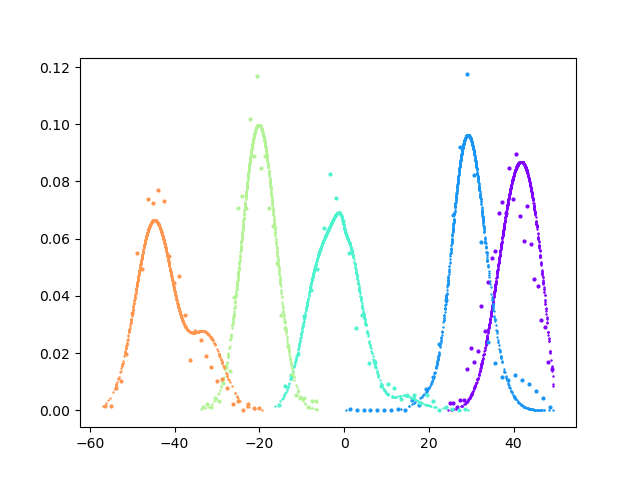

This figure's Python source:
from __future__ import print_function
import pandas as pd
import numpy as np
import random
import math
import pickle
from numpy.polynomial.hermite import hermgauss
#import tensorflow as tf
import tensorflow.compat.v1 as tf
tf.disable_v2_behavior()
from femodel_tf_optimizer import femodel_tf_optimizer
import os, sys
import argparse


class femodel(femodel_tf_optimizer):
    """
    Class to optimize analytic binding free energy model with Tensorflow
    """
    kBT = 1.986e-3*300.0
    epsim = tf.constant(1.e-8, dtype=tf.float64)
    
    """    
    Rational soft-core function.

    Special case: when $u_c = 0$, 
    $$
    u_{\rm sc,0}(u)=
    \begin{cases}
    u                                                         & u \le 0 \\
    u_{\rm max} f_{\rm sc}(y)                                 & u  >  0
    \end{cases}
    $$
    with
    $$
    y = \frac{u}{u_{\rm max}}
    $$
    $$
    f_{\rm sc}(y) = \frac{z(y)^{a}-1}{z(y)^{a}+1} \, ,
    $$
    and
    $$
    z(y)=1+2 y/a + 2 (y/a)^2
    $$
    
    Inverse: $u = u_{\rm sc,0}$ for $u \le 0$. For $u > 0$:
    $$
    f_{\rm sc} = u_{\rm sc,0}/{u_{\rm max}}
    $$
    $$
    z = \left( \frac{1 + f_{\rm sc}}{1 - f_{\rm sc}}  \right)^(1/a)
    $$
    y = \frac{a}{2} \left( \sqrt{2 z - 1} -1  \right)
    $$
    $$
    u = u_{\rm max} y
    $$

    The derivative is:
    $$
    \frac{d u_{\rm sc,0}(u) }{du} = \frac{4 z^{a - 1}{(z^a + 1)^2} ( 1 + 2 \frac{y}{a} )
    $$
    for $u > 0$ and $1$ otherwise

    The general case $u_c \ne 0$ is obtained by shifting $u_{\rm sc}(u)$ up by $u_c$ and right by $u_c$:
    $$
    u_{\rm sc}(u) = u_{\rm sc,0}(u - u_c) + u_c
    $$
    For consistency, $u_{\rm max}$ is also shifted up by $u_c$. So the general case $u_c \ne 0$ is obtained
    by the special case $u_c = 0$ by the replacements
    $$
    u \rightarrow u - u_c
    $$
    $$
    u_{\rm max} \rightarrow u_{\rm max} - u_c
    $$

    Inverse for the general case: same as for the special case with the replacements above and:
    $$
    u = ( u_{\rm max} - u_c ) y + u_c
    $$

    Using the chain rule, the derivative for the general case has the same expression as the special case
    with the same replacements.
    

    """
    alphasc = tf.constant(1./16.,dtype=tf.float64)
    umaxsc = tf.constant(50.0/kBT, dtype=tf.float64)
    ubcore = tf.constant(0.0/kBT, dtype=tf.float64)
    def inverse_soft_core_function(self,usc):
        uno = tf.ones([tf.size(usc)], dtype=tf.float64)
        usc_safe1 = tf.where(usc < femodel.ubcore + femodel.epsim,       uno*(femodel.ubcore + femodel.epsim), usc)
        usc_safe2 = tf.where(usc_safe1 > femodel.umaxsc - femodel.epsim, uno*(femodel.umaxsc - femodel.epsim), usc_safe1)
        fsc = (usc_safe2-femodel.ubcore)/(femodel.umaxsc-femodel.ubcore)
        z = tf.math.pow((1.+fsc)/(1.-fsc), 1./femodel.alphasc)
        y = 0.5*femodel.alphasc*(-1.0 + tf.math.sqrt(2.*z - 1.))
        return tf.where(usc <= femodel.ubcore,
                        usc,
                        femodel.ubcore + (femodel.umaxsc - femodel.ubcore)*y)
    
    def der_soft_core_function(self,u):# dusc/du
        y = (u - femodel.ubcore)/(femodel.umaxsc-femodel.ubcore)
        z = 1 + 2.*y/femodel.alphasc + 2.*tf.math.pow(y/femodel.alphasc,2)
        za = tf.math.pow(z,femodel.alphasc)
        return tf.where(u <= femodel.ubcore,
                        tf.ones([tf.size(u)], dtype=tf.float64),
                        (4*(za/z)/tf.math.pow((za+1),2))*(1 + 2.*y/femodel.alphasc))

    def alchemical_potential_x(self, lmbds, xscbind):
        return tf.math.log(1. + tf.math.exp(- (xscbind[:,None]-lmbds['u0'][None,:]) * lmbds['alpha'][None,:])) * ((lmbds['Lambda2'][None,:] - lmbds['Lambda1'][None,:])/(lmbds['alpha'][None,:]+self.eps)) + xscbind[:,None] * lmbds['Lambda2'][None,:] + lmbds['w0'][None,:]
    
    def alchemical_potential(self, lmbds, uscbind):
        # self.eps is there to cover the case lambda1 = lambda2 and alpha = 0 in which case we have a linear alchemical potential
        return ((lmbds['Lambda2'] - lmbds['Lambda1'])/(lmbds['alpha']+self.eps))*tf.math.log(1. + tf.math.exp(-lmbds['alpha']*(uscbind-lmbds['u0']))) + lmbds['Lambda2']*uscbind + lmbds['w0']

if __name__ == '__main__':

    parser = argparse.ArgumentParser()
    parser.add_argument("-o", "--optimize", action="store_true", default=0,
                        help="Optimize parameters. Otherwise plot only.")
    parser.add_argument("-c", "--ncycles", type=int, default=100,
                        help="Number of optimization cycles")
    parser.add_argument("-n", "--nsteps", type=int, default=10,
                        help="Number of optimization steps in each cycle")
    parser.add_argument("-r", "--restart", action="store_true", default=0,
                        help="Restart optimization from the parameters saved in the pickle restart file")
    parser.add_argument("-b", "--basename",
                        help="Basename of the optimization job. Defaults to basename of this script.")
    parser.add_argument("-d", "--datafile", default="repl.cycle.potE.temp.lambda.ebind.lambda1.lambda2.alpha.u0.w0.dat",
                        help="Data file")
    parser.add_argument("-l", "--leg", type=float, default=1.0,
                        help="Value of state ID at which to plot the distributions")
    parser.add_argument("-s", "--stateID", nargs="+", type=int, default=0,
                        help="Values of state ID at which to plot the distributions")
    args = parser.parse_args()
    
    restart = args.restart
    production = args.optimize
    testarea = not production

    if args.basename:
        basename = args.basename
    else:
        basename = os.path.basename(os.path.splitext(sys.argv[0])[0])
        
    datafile = args.datafile
    ncycles = args.ncycles
    nsteps = args.nsteps
    states = args.stateID
    
    leg = args.leg

    print("Leg = ", leg)
    if leg == 1:
        direction = leg
    else:
        direction = -1.0
    print("Direction = ", direction)

    sdm_data_raw = pd.read_csv(datafile, delim_whitespace=True,
                           header=None,names=["cycle", "stateID", "temp", "direct", "Lambda1",
                                              "Lambda2", "alpha", "u0", "w0", "potE", "ebind", "bias"])

    lam_col = []
    for row in sdm_data_raw['stateID']:
        lam = 0.05*row
        if (lam > 0.5):
            lam = lam - 0.05
        lam_col.append(lam)

    sdm_data_raw.insert(2, "Lambda", lam_col)

    #print(sdm_data_raw)

    sdm_data = sdm_data_raw[sdm_data_raw["direct"] == direction]

    #print(sdm_data)

    temperature = 300.0
    kT = 1.986e-3*temperature # [kcal/mol]
    beta = 1./kT

    nmodes = 3

    reference_params = {}
    reference_params['ub'] = [  -6.05*beta, -6.32*beta, 0.701*beta ]
    reference_params['sb'] = [ 3.96*beta,  4.78*beta, 5.20*beta ]
    reference_params['pb'] = [ 5.52e-6, 2.65e-14, 8.61e-18 ]
    reference_params['elj'] = [ 1.1*beta, 1.1*beta, 1.1*beta ]
    reference_params['uce'] = [ 1.1,    1.1, 1.1 ]
    reference_params['nl']  = [   10,    20, 30 ]
    reference_params['wg'] =  [ 5.23e-8, 1.33e-4, 9.99e-1 ]
    
    scale_params = {}
    scale_params['ub'] =  [ 1.*beta, 1.*beta, 1.*beta ]
    scale_params['sb'] =  [ 0.1*beta, 0.1*beta, 0.1*beta ]
    scale_params['pb'] =  [ 1.e-6, 1.e-14, 1.e-18  ]
    scale_params['elj'] = [ 1*beta, 1*beta, 1*beta ]
    scale_params['uce'] = [ 1, 1, 1 ]
    scale_params['nl']  = [ 1, 1, 1 ]
    scale_params['wg'] =  [ 1.e-8, 1.e-4, 1.e-1 ]

    range_params = {}
    range_params['ub'] = [ (-18*beta, 30.0*beta), (-18.0*beta, 30.0*beta), (-18.0*beta, 30.0*beta) ]
    range_params['sb'] = [ (2.0*beta, 8.0*beta), (2.0*beta, 8.0*beta), (2.0*beta, 8.0*beta) ]
    range_params['pb'] = [ (0.0, 1.0), (0.0, 1.0), (0.0, 1.0) ]
    range_params['elj'] = [ (1*beta, 20.0*beta), (1*beta, 20.0*beta), (1*beta, 20.0*beta) ]
    range_params['uce'] = [ (1.0, 10.0), (1.0, 10.0), (1.0, 10.0) ]
    range_params['nl'] = [ (3.0, 60.0), (3.0, 60.0), (3.0, 60.0) ]
    
    learning_rate = 0.05

    discard = 500
    
    xparams = {}
    if restart:
        with open(basename + '.pickle', 'rb') as f:
            best_ubx, best_sbx, best_pbx, best_ex, best_ucx, best_nlx, best_wgx = pickle.load(f)
            xparams['ub'] = best_ubx
            xparams['sb'] = best_sbx
            xparams['pb'] = best_pbx
            xparams['elj']   = best_ex
            xparams['uce']  = best_ucx
            xparams['nl']  = best_nlx
            xparams['wg'] = best_wgx
    else:
        xparams['ub']  = [0. for i in range(nmodes) ]
        xparams['sb']  = [0. for i in range(nmodes) ]
        xparams['pb']  = [0. for i in range(nmodes) ]
        xparams['elj']   = [0. for i in range(nmodes) ]
        xparams['uce']  = [0. for i in range(nmodes) ]
        xparams['nl']  = [0. for i in range(nmodes) ]
        xparams['wg']  = [0. for i in range(nmodes) ]

    fe_optimizer = femodel(sdm_data, reference_params, temperature, range_params=range_params,
                  xparams=xparams, scale_params=scale_params, discard=discard, learning_rate=learning_rate)
                                        
    variables = [ fe_optimizer.ubx_t, fe_optimizer.sbx_t , fe_optimizer.ex_t, fe_optimizer.ucx_t, fe_optimizer.nlx_t, fe_optimizer.wgx_t, fe_optimizer.pbx_t ]
    
    #----- test area ----------------

    tf.logging.set_verbosity(tf.logging.ERROR)
    
    if testarea:
        with tf.Session() as sess:
            sess.run(fe_optimizer.init)
            ll = sess.run(fe_optimizer.cost)
            uv = sess.run(fe_optimizer.u)
            uscv = sess.run(fe_optimizer.usc)
            p0v = sess.run(tf.squeeze(fe_optimizer.p0))
            p0scv = sess.run(tf.squeeze(fe_optimizer.p0sc))
            pklv = sess.run(tf.squeeze(fe_optimizer.pkl))
            xscv = sess.run(fe_optimizer.xsc)
            p0scxv = sess.run(tf.squeeze(fe_optimizer.p0scx))
            sts = sess.run(fe_optimizer.lambdas['stateID'])
            upscv = sess.run(fe_optimizer.upsc)
            klv = sess.run(tf.squeeze(fe_optimizer.kl))


            best_ubx = sess.run(fe_optimizer.ubx_t)
            best_sbx = sess.run(fe_optimizer.sbx_t)
            best_pbx = sess.run(fe_optimizer.pbx_t)
            best_ex  = sess.run(fe_optimizer.ex_t)
            best_ucx = sess.run(fe_optimizer.ucx_t)
            best_nlx = sess.run(fe_optimizer.nlx_t)
            best_wgx = sess.run(fe_optimizer.wgx_t)
                        
            best_ub = sess.run(fe_optimizer.ub_t)
            best_sb = sess.run(fe_optimizer.sb_t)
            best_pb = sess.run(fe_optimizer.pb_t)
            best_elj  = sess.run(fe_optimizer.elj_t)
            best_uce = sess.run(fe_optimizer.uce_t)
            best_nl = sess.run(fe_optimizer.nl_t)
            best_wg = sess.run(fe_optimizer.wg_t)
            
            print("Optimized Cost =", ll)
            print("Parameters:")
            print("wg = ", best_wg/np.sum(best_wg))
            results = fe_optimizer.applyunits(best_ub, best_sb, best_pb, best_elj, best_uce, best_nl)
            params = ["ub", "sb", "pb", "elj", "uce", "nl"]
            for mode, item in enumerate(results):
                string = ""
                for value in item:
                    string = string + str(value) + " "
                print(params[mode] + " = [" + string + "]")
            print("-------------------------------------------------------------------------")


        # plot
        import matplotlib
        import matplotlib.pyplot as plt
        fig, ax = plt.subplots()
        color = iter(plt.cm.rainbow(np.linspace(0, 1, len(states) + 1)))
        for state in states:
            mask = abs(sts - state) < 1.e-6
            hist, bin_edges = np.histogram(uscv[mask]*kT, bins=30, density=True)
            nh = len(hist)
            dx = bin_edges[1] - bin_edges[0]
            xp = bin_edges[0:nh] + 0.5*dx
            c = next(color)
            ax.plot(xp, hist, 'o', markersize = 2, c=c)
            ax.plot(uscv[mask]*kT, pklv[mask]/kT, '+', markersize = 1, c=c)
            #ax.set_xlim([-40*kT,200*kT])
        #plt.show()
        plt.savefig(basename + ".png")

    #------- training area ----------------------

    if production:
        with tf.Session() as sess:
    
            sess.run(fe_optimizer.init)
            fe_optimizer.opt = fe_optimizer.optimizer.minimize(fe_optimizer.cost, var_list = variables)
            sess.graph.finalize()
            ll = sess.run(fe_optimizer.cost)

            best_loss = ll
            best_ubx = sess.run(fe_optimizer.ubx_t)
            best_sbx = sess.run(fe_optimizer.sbx_t)
            best_pbx = sess.run(fe_optimizer.pbx_t)
            best_ex  = sess.run(fe_optimizer.ex_t)
            best_ucx = sess.run(fe_optimizer.ucx_t)
            best_nlx = sess.run(fe_optimizer.nlx_t)
            best_wgx = sess.run(fe_optimizer.wgx_t)
            
            best_ub = sess.run(fe_optimizer.ub_t)
            best_sb = sess.run(fe_optimizer.sb_t)
            best_pb = sess.run(fe_optimizer.pb_t)
            best_elj  = sess.run(fe_optimizer.elj_t)
            best_uce = sess.run(fe_optimizer.uce_t)
            best_nl = sess.run(fe_optimizer.nl_t)
            best_wg = sess.run(fe_optimizer.wg_t)
            
            gubx = sess.run(fe_optimizer.gubx_t)
            gsbx = sess.run(fe_optimizer.gsbx_t)
            gpbx = sess.run(fe_optimizer.gpbx_t)
            gex = sess.run(fe_optimizer.gex_t)
            gucx = sess.run(fe_optimizer.gucx_t)
            gnlx = sess.run(fe_optimizer.gnlx_t)
            gwgx = sess.run(fe_optimizer.gwgx_t)
            print("Gradients:")
            print(gubx,gsbx,gpbx,gex,gucx,gnlx,gwgx)
            
            print("Start Cost =", ll)
            print("Parameters:")
            print("wg = ", best_wg)

            results = fe_optimizer.applyunits(best_ub, best_sb, best_pb, best_elj, best_uce, best_nl)
            params = ["ub", "sb", "pb", "elj", "uce", "nl"]
            for mode, item in enumerate(results):
                string = ""
                for value in item:
                    string = string + str(value) + " "
                print(params[mode] + " = [" + string + "]")

            print("---------------------------------------")
        
            for step in range(ncycles):
                for i in range(nsteps):
                    #sess.run(fe_optimizer.train) #all variables optimized
                    sess.run(fe_optimizer.opt) #only selected variables are optimized
                gubx = sess.run(fe_optimizer.gubx_t)
                gsbx = sess.run(fe_optimizer.gsbx_t)
                gpbx = sess.run(fe_optimizer.gpbx_t)
                gex = sess.run(fe_optimizer.gex_t)
                gucx = sess.run(fe_optimizer.gucx_t)
                gnlx = sess.run(fe_optimizer.gnlx_t)
                gwgx = sess.run(fe_optimizer.gwgx_t)
                notok = ( np.any(np.isnan(gubx)) or
                          np.any(np.isnan(gsbx)) or
                          np.any(np.isnan(gpbx)) or
                          np.any(np.isnan(gex))  or
                          np.any(np.isnan(gucx)) or
                          np.any(np.isnan(gnlx)) or
                          np.any(np.isnan(gwgx)) )
                

                print("Gradients:")
                print(gubx,gsbx,gpbx,gex,gucx,gnlx,gwgx)
                if notok:
                    print("Gradient error")
                    break
                ll = sess.run(fe_optimizer.cost)

                l_ubx = sess.run(fe_optimizer.ubx_t)
                l_sbx = sess.run(fe_optimizer.sbx_t)
                l_pbx = sess.run(fe_optimizer.pbx_t)
                l_ex  = sess.run(fe_optimizer.ex_t)
                l_ucx = sess.run(fe_optimizer.ucx_t)
                l_nlx = sess.run(fe_optimizer.nlx_t)
                l_wgx = sess.run(fe_optimizer.wgx_t)
            
                l_ub = sess.run(fe_optimizer.ub_t)
                l_sb = sess.run(fe_optimizer.sb_t)
                l_pb = sess.run(fe_optimizer.pb_t)
                l_elj = sess.run(fe_optimizer.elj_t)
                l_uce = sess.run(fe_optimizer.uce_t)
                l_nl = sess.run(fe_optimizer.nl_t)
                l_wg = sess.run(fe_optimizer.wg_t)
                
                if( ll < best_loss ):
                    best_loss = ll
                
                    best_ubx = l_ubx 
                    best_sbx = l_sbx
                    best_pbx = l_pbx
                    best_ex  = l_ex 
                    best_ucx = l_ucx
                    best_nlx = l_nlx 
                    best_wgx = l_wgx

                    best_ub  = l_ub  
                    best_sb  = l_sb 
                    best_pb  = l_pb 
                    best_elj = l_elj
                    best_uce = l_uce
                    best_nl  = l_nl   
                    best_wg  = l_wg
    

                print(step, "Cost =", ll)
                print("Parameters:")
                print("wg = ", l_wg)
                results = fe_optimizer.applyunits(l_ub, l_sb, l_pb, l_elj, l_uce, l_nl)
                params = ["ub", "sb", "pb", "elj", "uce", "nl"]
                for mode, item in enumerate(results):
                    string = ""
                    for value in item:
                        string = string + str(value) + " "
                    print(params[mode] + " = [" + string + "]") 

                print("----------------------------------------------------")

                with open(basename + '.pickle', 'wb') as f:
                    pickle.dump([best_ubx, best_sbx, best_pbx, best_ex, best_ucx, best_nlx, best_wgx],f)


                
            print("----------- End of Optimization -----------", basename);
            print("Optimized Cost =", best_loss)
            print("wg = ", best_wg/np.sum(best_wg))
            results = fe_optimizer.applyunits(best_ub, best_sb, best_pb, best_elj, best_uce, best_nl)
            params = ["ub", "sb", "pb", "elj", "uce", "nl"]
            for mode, item in enumerate(results):
                string = ""
                for value in item:
                    string = string + str(value) + " "
                print(params[mode] + " = [" + string + "]")
